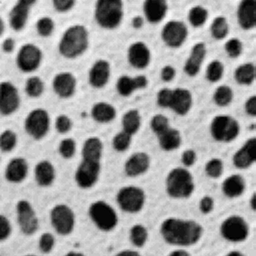
#> input picture CS5330_Part-1-main/module3/cany-testing-images/blobs.png, 256 x 256 px, given in place of the camera
$ python WebCam2.py
#> lines starting #> are read from the running program, lines starting #| are printed output that depends on the picture; after the words box and inside, x2 and y2 are one past the last pixel; in counts of white or black regions, pixels touching at a corner belong together
import cv2
import time
import numpy as np

class FrameProcessor:
    # initialize instance variables for different warping mode
    def __init__(self):
        # parameters for image translation
        self.translation = False
        self.translation_x = 0
        self.translation_y = 0

        # parameters for image rotation
        self.rotation = False
        self.rotation_degree = 0

        # parameters for image scaling
        self.scaling = False
        self.scaling_factor = 1

        # parameters for image perspective transformation
        self.perspective_transformation = False

    # reset all parameters to default values
    def reset(self):
        self.__init__()

    # [62 lines left out: functions leftBtnPressed, rightBtnPressed, upBtnPressed, downBtnPressed, changeMode, not called in this run]

    # Apply active warping function to current frame
    def getProcessedFrame(self, frame):
        processed_frame = frame.copy()
        height, width = processed_frame.shape[:2]

        if self.translation:
            shift_matrix = np.float32([[1, 0, self.translation_x], [0, 1, self.translation_y]])
            processed_frame = cv2.warpAffine(processed_frame, shift_matrix, (width, height))

        if self.rotation:
            rotation_matrix = cv2.getRotationMatrix2D((width // 2, height // 2), self.rotation_degree, 1.0)
            processed_frame = cv2.warpAffine(processed_frame, rotation_matrix, (width, height))

        if self.scaling:
            newWidth = int(width * self.scaling_factor)
            newHeight = int(height * self.scaling_factor)
            halfWidthDiff = abs(width - newWidth) // 2
            halfHeightDiff = abs(height - newHeight) // 2
            scaled_frame = cv2.resize(processed_frame, (newWidth, newHeight), interpolation=cv2.INTER_LINEAR)
            if self.scaling_factor > 1:
                # do cropping since the scaled frame is larger than original frame
                processed_frame = scaled_frame[halfHeightDiff: halfHeightDiff + height, halfWidthDiff: halfWidthDiff + width]
            elif self.scaling_factor < 1:
                topPadding = halfHeightDiff
                bottomPadding = height - newHeight - topPadding
                leftPadding = halfWidthDiff
                rightPadding = width - newWidth - leftPadding
                # do paddding since the scaled frame is smaller than original frame
                processed_frame = cv2.copyMakeBorder(scaled_frame, topPadding, bottomPadding, leftPadding, rightPadding, borderType=cv2.BORDER_CONSTANT, value=[0, 0, 0])
        if self.perspective_transformation:
            # fixed-perspective transformation angle
            point1 = np.float32([[0, 0], [0, height], [width, height], [width, 0]])
            point2 = np.float32([[100, 100], [0, height - 100], [width - 100, height - 100], [width - 100, 0]])
            transformation_matrix = cv2.getPerspectiveTransform(point1, point2)

            processed_frame = cv2.warpPerspective(processed_frame, transformation_matrix, (width, height))

        # put a text indicator of the mode
        modeStr = "Original"
        if self.translation:
            modeStr = "Translation"
        elif self.rotation:
            modeStr = "Rotation"
        elif self.scaling:
            modeStr = "Scaling"
        elif self.perspective_transformation:
            modeStr = "Perspective Transformation"
        cv2.putText(processed_frame, modeStr, (10, 40), cv2.FONT_HERSHEY_SIMPLEX, 1, (255, 255, 255), 2)

        return processed_frame

# Main Function
# Initialize the camera
cap = cv2.VideoCapture(1)  # Change the index if you have multiple cameras
frameProcessor = FrameProcessor()
start_time = time.time()

while True:

    # Capture frame-by-frame
    ret, frame = cap.read()
#> frame is the input picture: shape (256, 256, 3); min 0, max 251, mean 151.7

    # Check if frame is captured
    if not ret:
        break

    # Apply active warping to the frame, then compute and display FPS on Terminal/Console
    processed_frame = frameProcessor.getProcessedFrame(frame)
#> in getProcessedFrame, `cv2.putText(processed_frame, modeStr, (10, 40), cv2.FONT_HERSHEY_SIMPL..`:
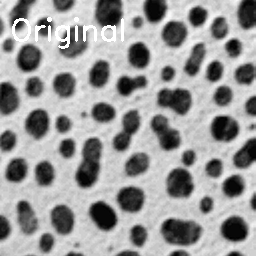
#> processed_frame: shape (256, 256, 3); 1.35% of pixels changed, all inside (x1, y1, x2, y2) = (12, 17, 124, 49)
    combined = cv2.hconcat([frame, processed_frame])
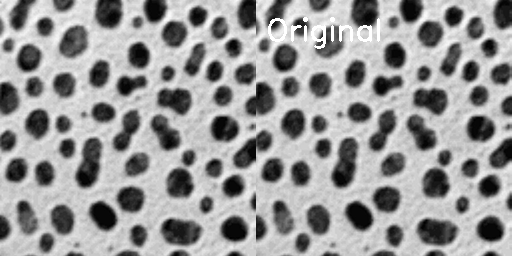
#> combined: shape (256, 512, 3); min 0, max 255, mean 152.3

    # current frame process finished time
    end_time = time.time()
    fps = 1 / (end_time - start_time)
    cv2.putText(combined, "FPS = {}".format(fps), (10, 40), cv2.FONT_HERSHEY_SIMPLEX, 1, (255, 255, 255), 2)
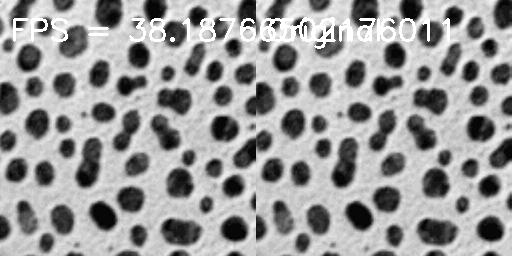
#> combined: shape (256, 512, 3); 2.05% of pixels changed, all inside (x1, y1, x2, y2) = (13, 18, 450, 42)
    start_time = end_time

    # Display the resulting frame
    cv2.imshow('Original and Warpped Frame', combined)

    key = cv2.waitKey(1) & 0xFF
#> (key q is pressed here)
    # Break the loop on 'q' key press
    if key == ord('q'):
        break
    # Toggle/Change Frame Processor Mode
    else:
        frameProcessor.changeMode(key)


# Release the camera and close all OpenCV windows
cap.release()
cv2.destroyAllWindows()

$ run again, on CS5330_Part-1-main/module3/cany-testing-images/cat.png
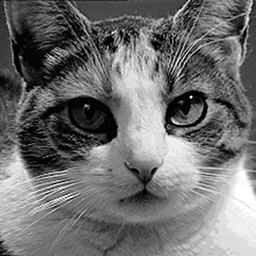
#> input picture CS5330_Part-1-main/module3/cany-testing-images/cat.png, 256 x 256 px, given in place of the camera
#> frame is the input picture: shape (256, 256, 3); min 0, max 255, mean 111.8
#> in getProcessedFrame, `cv2.putText(processed_frame, modeStr, (10, 40), cv2.FONT_HERSHEY_SIMPL..`:
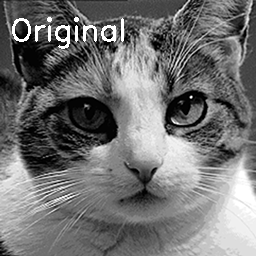
#> processed_frame: shape (256, 256, 3); 1.35% of pixels changed, all inside (x1, y1, x2, y2) = (12, 17, 124, 49)
#> `cv2.putText(combined, "FPS = {}".format(fps), (10, 40), cv2.FONT_HERSH..`:
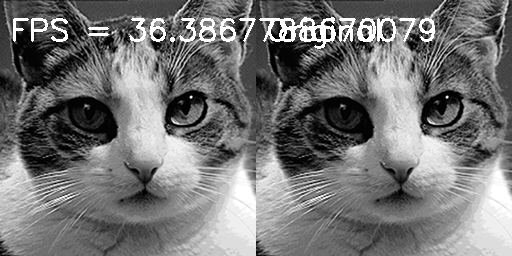
#> combined: shape (256, 512, 3); min 0, max 255, mean 116.6

$ run again, on CS5330_Part-1-main/module3/cany-testing-images/cells.png
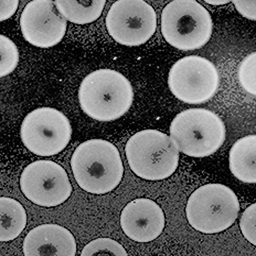
#> input picture CS5330_Part-1-main/module3/cany-testing-images/cells.png, 256 x 256 px, given in place of the camera
#> frame is the input picture: shape (256, 256, 3); min 0, max 237, mean 99.9
#> in getProcessedFrame, `cv2.putText(processed_frame, modeStr, (10, 40), cv2.FONT_HERSHEY_SIMPL..`:
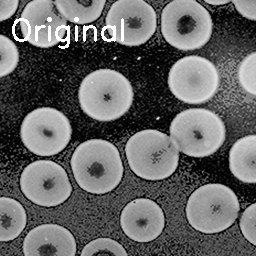
#> processed_frame: shape (256, 256, 3); 1.35% of pixels changed, all inside (x1, y1, x2, y2) = (12, 17, 124, 49)
#> `cv2.putText(combined, "FPS = {}".format(fps), (10, 40), cv2.FONT_HERSH..`:
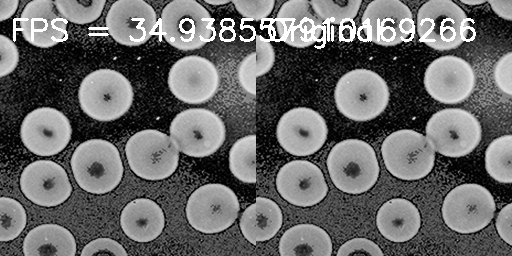
#> combined: shape (256, 512, 3); min 0, max 255, mean 104.6

$ run again, on CS5330_Part-1-main/module3/cany-testing-images/cervin.png
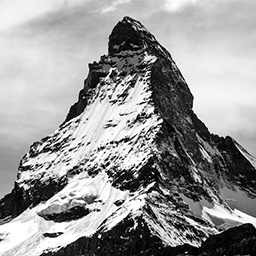
#> input picture CS5330_Part-1-main/module3/cany-testing-images/cervin.png, 256 x 256 px, given in place of the camera
#> frame is the input picture: shape (256, 256, 3); min 0, max 255, mean 152.3
#> in getProcessedFrame, `cv2.putText(processed_frame, modeStr, (10, 40), cv2.FONT_HERSHEY_SIMPL..`:
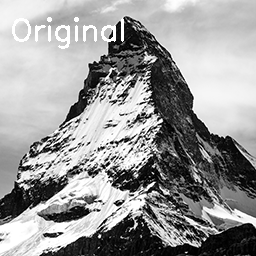
#> processed_frame: shape (256, 256, 3); 1.35% of pixels changed, all inside (x1, y1, x2, y2) = (12, 17, 124, 49)
#> `cv2.putText(combined, "FPS = {}".format(fps), (10, 40), cv2.FONT_HERSH..`:
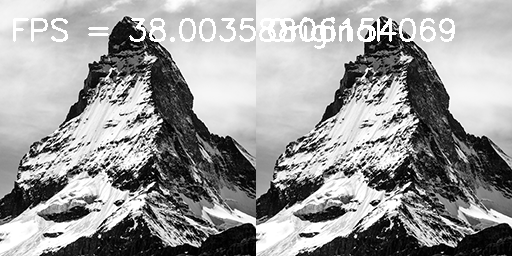
#> combined: shape (256, 512, 3); min 0, max 255, mean 154.6
